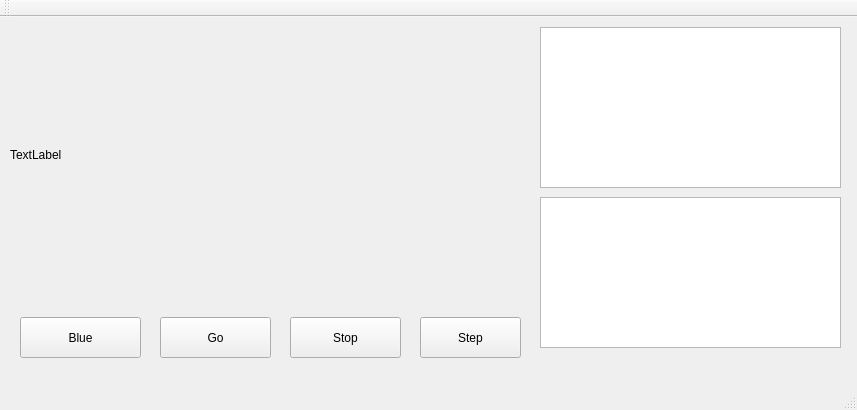
<?xml version="1.0" encoding="UTF-8"?>
<ui version="4.0">
 <class>MainWindow</class>
 <widget class="QMainWindow" name="MainWindow">
  <property name="geometry">
   <rect>
    <x>0</x>
    <y>0</y>
    <width>857</width>
    <height>410</height>
   </rect>
  </property>
  <property name="windowTitle">
   <string>MainWindow</string>
  </property>
  <widget class="QWidget" name="centralWidget">
   <widget class="QPushButton" name="pushButton">
    <property name="geometry">
     <rect>
      <x>20</x>
      <y>300</y>
      <width>121</width>
      <height>41</height>
     </rect>
    </property>
    <property name="text">
     <string>Blue</string>
    </property>
   </widget>
   <widget class="QLabel" name="label">
    <property name="geometry">
     <rect>
      <x>10</x>
      <y>10</y>
      <width>512</width>
      <height>256</height>
     </rect>
    </property>
    <property name="text">
     <string>TextLabel</string>
    </property>
   </widget>
   <widget class="QListView" name="listView">
    <property name="geometry">
     <rect>
      <x>540</x>
      <y>10</y>
      <width>301</width>
      <height>161</height>
     </rect>
    </property>
   </widget>
   <widget class="QTableView" name="tableView_2">
    <property name="geometry">
     <rect>
      <x>540</x>
      <y>180</y>
      <width>301</width>
      <height>151</height>
     </rect>
    </property>
   </widget>
   <widget class="QPushButton" name="pushButton_2">
    <property name="geometry">
     <rect>
      <x>160</x>
      <y>300</y>
      <width>111</width>
      <height>41</height>
     </rect>
    </property>
    <property name="text">
     <string>Go</string>
    </property>
   </widget>
   <widget class="QPushButton" name="pushButton_3">
    <property name="geometry">
     <rect>
      <x>290</x>
      <y>300</y>
      <width>111</width>
      <height>41</height>
     </rect>
    </property>
    <property name="text">
     <string>Stop</string>
    </property>
   </widget>
   <widget class="QPushButton" name="pushButton_4">
    <property name="geometry">
     <rect>
      <x>420</x>
      <y>300</y>
      <width>101</width>
      <height>41</height>
     </rect>
    </property>
    <property name="text">
     <string>Step</string>
    </property>
   </widget>
  </widget>
  <widget class="QMenuBar" name="menuBar">
   <property name="geometry">
    <rect>
     <x>0</x>
     <y>0</y>
     <width>857</width>
     <height>21</height>
    </rect>
   </property>
  </widget>
  <widget class="QToolBar" name="mainToolBar">
   <attribute name="toolBarArea">
    <enum>TopToolBarArea</enum>
   </attribute>
   <attribute name="toolBarBreak">
    <bool>false</bool>
   </attribute>
  </widget>
  <widget class="QStatusBar" name="statusBar"/>
 </widget>
 <layoutdefault spacing="6" margin="11"/>
 <resources/>
 <connections/>
</ui>
